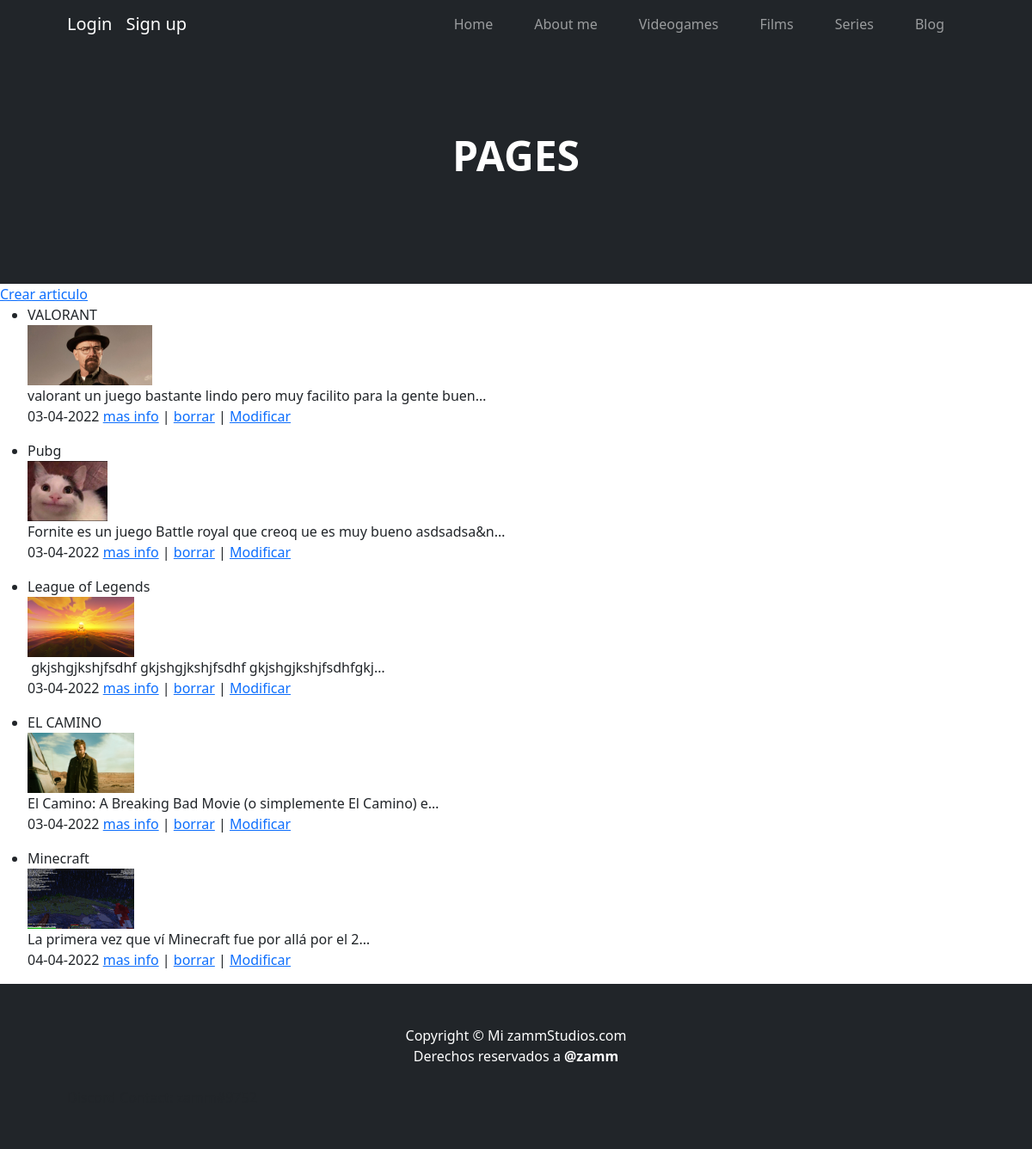
The page /pages/ on the database its author committed.
### blog/models.py (models this page shows, shortened)
class Page(models.Model):
    title = models.CharField(max_length=50)
    subtitle = models.CharField(max_length=100)
    image_page = models.ImageField(upload_to='blog/', blank=True, null=True)
    author = models.CharField(max_length=100)
    content = RichTextField(blank=True, null=True)
    datetimecreation = models.DateTimeField(auto_now_add=True)

### blog/views.py (the view)
# urls.py: path('', views.PagesList.as_view(), name='pages'),
class PagesList(ListView):
    model = Page
    template_name = 'blog/pages_list.html'

### blog/templates/blog/pages_list.html (shortened to what this page needs)
{% extends 'index/index.html' %}
{% block header_block %}
        <header class="bg-dark py-5">
            <div class="container px-5">
                <div class="row gx-5 justify-content-center">
                    <div class="col-lg-6">
                        <div class="text-center my-5">
                            {% block header_text_block %}
                                <h1 class="display-5 fw-bolder text-white mb-2">PAGES</h1>
                            {% endblock header_text_block %}
                        </div>
                    </div>
                </div>
            </div>
        </header>
{% endblock header_block %}
{% block body_block %}
        <a href={% url 'page_create' %}>Crear articulo</a>
    {% for page in page_list %}
        <ul>
            <li>{{page.title}}<br>
                {% if page.image_page %}
                    <img src="{{page.image_page.url}}" alt="image" height="70"><br>
                {% endif %}
                {{page.content|striptags|safe|truncatechars:"70"}}<br>
                {{page.datetimecreation | date:'d-m-Y'}}
                <a href={% url 'page_detail' page.id %}>mas info</a> |
                <a href={% url 'page_delete' page.id %}>borrar</a> |
                <a href={% url 'page_edit' page.id %}>Modificar</a>
            </li>
        </ul>
    {% endfor %}
{% endblock body_block %}

### rows shown on the page
Page: title "VALORANT", image_page (picture), content "valorant un juego bastante lindo pero muy facilito para la gente buen…", datetimecreation "03-04-2022"
Page: title "Pubg", image_page (picture), content "Fornite es un juego Battle royal que creoq ue es muy bueno asdsadsa&n…", datetimecreation "03-04-2022"
Page: title "League of Legends", image_page (picture), content "gkjshgjkshjfsdhf gkjshgjkshjfsdhf gkjshgjkshjfsdhfgkj…", datetimecreation "03-04-2022"
Page: title "EL CAMINO", image_page (picture), content "El Camino: A Breaking Bad Movie (o simplemente El Camino) e…", datetimecreation "03-04-2022"
Page: title "Minecraft", image_page (picture), content "La primera vez que ví Minecraft fue por allá por el 2…", datetimecreation "04-04-2022"
